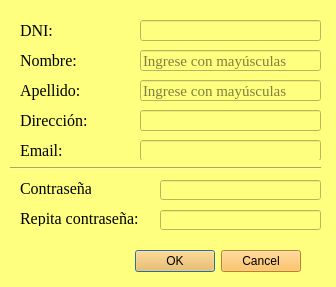
<?xml version="1.0" encoding="UTF-8"?>
<ui version="4.0">
 <class>RegistrarAdmin</class>
 <widget class="QDialog" name="RegistrarAdmin">
  <property name="geometry">
   <rect>
    <x>0</x>
    <y>0</y>
    <width>336</width>
    <height>287</height>
   </rect>
  </property>
  <property name="windowTitle">
   <string>Registro Administrador</string>
  </property>
  <property name="styleSheet">
   <string notr="true">background-color: rgb(255, 255, 127);</string>
  </property>
  <widget class="QLabel" name="label_2">
   <property name="geometry">
    <rect>
     <x>20</x>
     <y>180</y>
     <width>71</width>
     <height>16</height>
    </rect>
   </property>
   <property name="font">
    <font>
     <family>Times New Roman</family>
     <pointsize>12</pointsize>
    </font>
   </property>
   <property name="text">
    <string>Contraseña:</string>
   </property>
  </widget>
  <widget class="QLabel" name="label_3">
   <property name="geometry">
    <rect>
     <x>20</x>
     <y>210</y>
     <width>121</width>
     <height>16</height>
    </rect>
   </property>
   <property name="font">
    <font>
     <family>Times New Roman</family>
     <pointsize>12</pointsize>
    </font>
   </property>
   <property name="text">
    <string>Repita contraseña:</string>
   </property>
  </widget>
  <widget class="QDialogButtonBox" name="buttonBox">
   <property name="geometry">
    <rect>
     <x>130</x>
     <y>250</y>
     <width>171</width>
     <height>23</height>
    </rect>
   </property>
   <property name="font">
    <font>
     <family>Times New Roman</family>
     <pointsize>12</pointsize>
    </font>
   </property>
   <property name="styleSheet">
    <string notr="true">background-color: rgb(255, 184, 62);</string>
   </property>
   <property name="standardButtons">
    <set>QDialogButtonBox::Cancel|QDialogButtonBox::Ok</set>
   </property>
  </widget>
  <widget class="QLineEdit" name="contraLineEdit">
   <property name="geometry">
    <rect>
     <x>160</x>
     <y>180</y>
     <width>161</width>
     <height>20</height>
    </rect>
   </property>
   <property name="font">
    <font>
     <family>Times New Roman</family>
     <pointsize>11</pointsize>
    </font>
   </property>
  </widget>
  <widget class="QLineEdit" name="repiteContraLineEdit">
   <property name="geometry">
    <rect>
     <x>160</x>
     <y>210</y>
     <width>161</width>
     <height>20</height>
    </rect>
   </property>
   <property name="font">
    <font>
     <family>Times New Roman</family>
     <pointsize>11</pointsize>
    </font>
   </property>
  </widget>
  <widget class="QLineEdit" name="lineEdit_DNI">
   <property name="geometry">
    <rect>
     <x>140</x>
     <y>20</y>
     <width>181</width>
     <height>21</height>
    </rect>
   </property>
   <property name="font">
    <font>
     <family>Times New Roman</family>
     <pointsize>11</pointsize>
    </font>
   </property>
  </widget>
  <widget class="QLabel" name="label_9">
   <property name="geometry">
    <rect>
     <x>20</x>
     <y>20</y>
     <width>71</width>
     <height>21</height>
    </rect>
   </property>
   <property name="font">
    <font>
     <family>Times New Roman</family>
     <pointsize>12</pointsize>
    </font>
   </property>
   <property name="text">
    <string>DNI:</string>
   </property>
  </widget>
  <widget class="QLineEdit" name="lineEdit_apellidoA">
   <property name="geometry">
    <rect>
     <x>140</x>
     <y>80</y>
     <width>181</width>
     <height>21</height>
    </rect>
   </property>
   <property name="font">
    <font>
     <family>Times New Roman</family>
     <pointsize>11</pointsize>
    </font>
   </property>
   <property name="placeholderText">
    <string>Ingrese con mayúsculas</string>
   </property>
  </widget>
  <widget class="QLineEdit" name="lineEdit_emailA">
   <property name="geometry">
    <rect>
     <x>140</x>
     <y>140</y>
     <width>181</width>
     <height>21</height>
    </rect>
   </property>
   <property name="font">
    <font>
     <family>Times New Roman</family>
     <pointsize>11</pointsize>
    </font>
   </property>
  </widget>
  <widget class="QLabel" name="label_4">
   <property name="geometry">
    <rect>
     <x>20</x>
     <y>50</y>
     <width>71</width>
     <height>21</height>
    </rect>
   </property>
   <property name="font">
    <font>
     <family>Times New Roman</family>
     <pointsize>12</pointsize>
    </font>
   </property>
   <property name="text">
    <string>Nombre:</string>
   </property>
  </widget>
  <widget class="QLineEdit" name="lineEdit_nombreA">
   <property name="geometry">
    <rect>
     <x>140</x>
     <y>50</y>
     <width>181</width>
     <height>21</height>
    </rect>
   </property>
   <property name="font">
    <font>
     <family>Times New Roman</family>
     <pointsize>11</pointsize>
    </font>
   </property>
   <property name="placeholderText">
    <string extracomment="Ingresar primer letra una mayuscula">Ingrese con mayúsculas</string>
   </property>
  </widget>
  <widget class="QLabel" name="label_5">
   <property name="geometry">
    <rect>
     <x>20</x>
     <y>110</y>
     <width>71</width>
     <height>21</height>
    </rect>
   </property>
   <property name="font">
    <font>
     <family>Times New Roman</family>
     <pointsize>12</pointsize>
    </font>
   </property>
   <property name="text">
    <string>Dirección:</string>
   </property>
  </widget>
  <widget class="QLineEdit" name="lineEdit_direccionA">
   <property name="geometry">
    <rect>
     <x>140</x>
     <y>110</y>
     <width>181</width>
     <height>21</height>
    </rect>
   </property>
   <property name="font">
    <font>
     <family>Times New Roman</family>
     <pointsize>11</pointsize>
    </font>
   </property>
  </widget>
  <widget class="QLabel" name="label_6">
   <property name="geometry">
    <rect>
     <x>20</x>
     <y>140</y>
     <width>71</width>
     <height>21</height>
    </rect>
   </property>
   <property name="font">
    <font>
     <family>Times New Roman</family>
     <pointsize>12</pointsize>
    </font>
   </property>
   <property name="text">
    <string>Email:</string>
   </property>
  </widget>
  <widget class="QLabel" name="label_7">
   <property name="geometry">
    <rect>
     <x>20</x>
     <y>80</y>
     <width>71</width>
     <height>21</height>
    </rect>
   </property>
   <property name="font">
    <font>
     <family>Times New Roman</family>
     <pointsize>12</pointsize>
    </font>
   </property>
   <property name="text">
    <string>Apellido:</string>
   </property>
  </widget>
  <widget class="Line" name="line">
   <property name="geometry">
    <rect>
     <x>10</x>
     <y>160</y>
     <width>311</width>
     <height>16</height>
    </rect>
   </property>
   <property name="orientation">
    <enum>Qt::Horizontal</enum>
   </property>
  </widget>
 </widget>
 <resources/>
 <connections/>
</ui>
